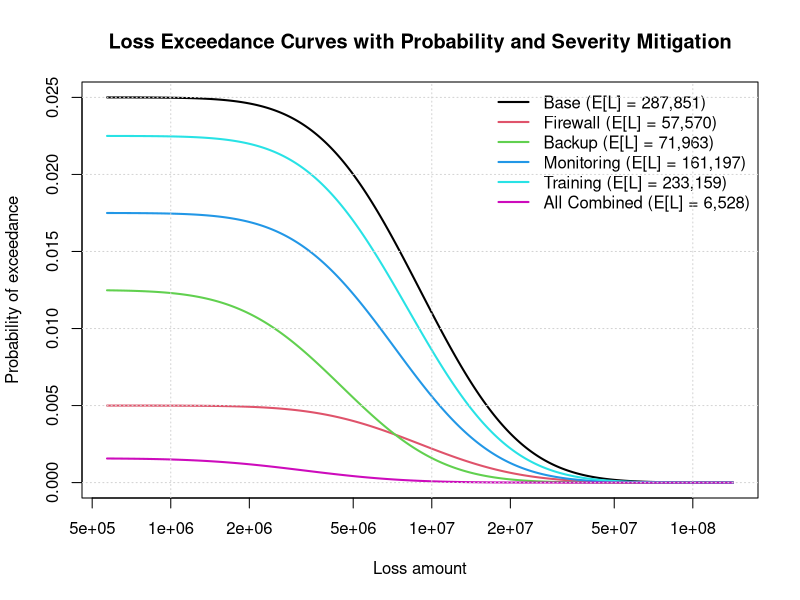

Here is the R script that generated this plot:
# Input: Lower and upper 90% estimates (5th and 95th percentiles)
lower <- 2850000     
upper <- 28500000
prob_event <- 0.025  # probability of occurrence

# Constant: width of 90% CI in z-scores
#z_width <- 3.28971

p_low <- 0.05
p_high <- 0.95
z_width <- qnorm(p_high) - qnorm(p_low)

mu_base <- (log(lower) + log(upper)) / 2
sigma_base <- (log(upper) - log(lower)) / z_width

# --- Define mitigants ---
# Each mitigant has two effects:
# - Reduction: decreases probability of event
# - SeverityReduction: decreases the magnitude of losses
mitigants <- data.frame(
  Name = c("Firewall", "Backup", "Monitoring", "Training"),
  Reduction = c(0.80, 0.50, 0.30, 0.10),           # probability reduction
  SeverityReduction = c(0.00, 0.50, 0.20, 0.10)    # severity reduction
)

# --- Define scenarios ---
# Base + individual mitigants + all combined
scenarios <- data.frame(
  Scenario = c("Base", mitigants$Name, "All Combined"),
  Prob = NA,
  SeverityScale = NA
)

# Base scenario
scenarios$Prob[1] <- prob_event
scenarios$SeverityScale[1] <- 1

# Individual mitigants
for (i in 1:nrow(mitigants)) {
  scenarios$Prob[i + 1] <- prob_event * (1 - mitigants$Reduction[i])
  scenarios$SeverityScale[i + 1] <- 1 - mitigants$SeverityReduction[i]
}

# Combined mitigants (assuming independent effects)
scenarios$Prob[nrow(scenarios)] <- prob_event * prod(1 - mitigants$Reduction)
scenarios$SeverityScale[nrow(scenarios)] <- prod(1 - mitigants$SeverityReduction)

print(scenarios)

# --- Loss values for exceedance curve ---
loss_values <- exp(seq(log(lower/5), log(upper*5), length.out = 300))

# --- Compute exceedance probabilities for each scenario ---
exceed_curves <- list()
expected_losses <- numeric(nrow(scenarios))

for (i in seq_len(nrow(scenarios))) {
  # Adjust severity by scaling the mean (mu)
  mu <- log(scenarios$SeverityScale[i]) + mu_base
  sigma <- sigma_base
  prob <- scenarios$Prob[i]

  exceed_curves[[i]] <- prob * (1 - pnorm((log(loss_values) - mu) / sigma))

  # Expected loss for reference
  expected_losses[i] <- prob * exp(mu + 0.5 * sigma^2)
}

# --- Plot exceedance curves ---
plot(loss_values, exceed_curves[[1]], type = "l", log = "x",
     xlab = "Loss amount", ylab = "Probability of exceedance",
     main = "Loss Exceedance Curves with Probability and Severity Mitigation",
     lwd = 2, col = 1)

for (i in 2:length(exceed_curves)) {
  lines(loss_values, exceed_curves[[i]], col = i, lwd = 2)
}

legend("topright", legend = paste0(
  scenarios$Scenario, " (E[L] = ",
  formatC(expected_losses, format = "f", digits = 0, big.mark = ","), ")"
),
col = 1:length(exceed_curves), lwd = 2, bty = "n")

grid()
